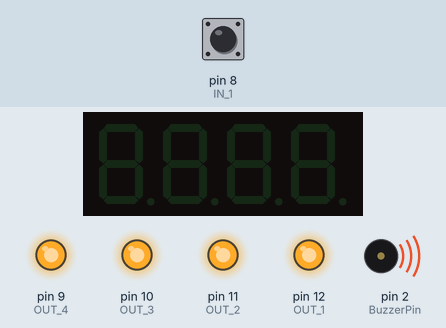
This sketch was run on a simulated Arduino Uno, built with avr-gcc and run on an emulated ATmega328P. Parts: 4-digit seven-segment display, output pins drawn as LEDs (lit = HIGH), buzzer (waves = sounding). The inputs (shaded band) are chosen by the test bench; at power-on: pin 8 (IN_1) HIGH.

Above: at 2.7 s.
2.8 s: pin 8 (IN_1) pulled LOW for 0.15 s
At 2.87 s:
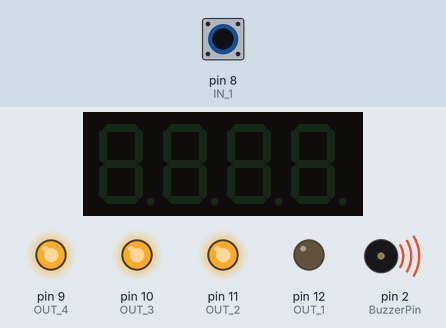
4.4 s: pin 8 (IN_1) pulled LOW for 3.2 s
At 8.2 s:
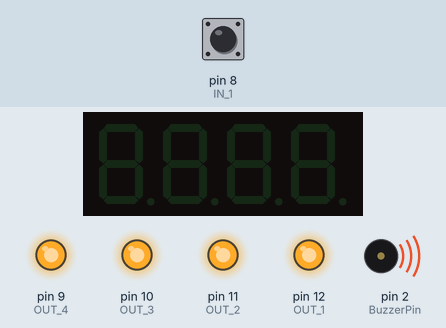
Timing chart, 0 to 9.7 s (numbered marks = the images above; inputs shaded):
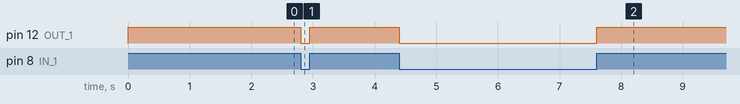

Measured:
- after the input at 2.8 s, pin 12 (OUT_1): HIGH → LOW at once, → HIGH 0.15 s later
- after the input at 4.4 s, pin 12 (OUT_1): HIGH → LOW at once, → HIGH 3.2 s later

The sketch:

plcdemo.ino
```cpp
#include "PLC.h"

PLC plc;

void setup() {
  // put your setup code here, to run once:

Serial.begin(9600); // open the serial port at 9600 bps:


plc.init();
delay(1500);//Delay to let system boot

}

void loop() {
  // put your main code here, to run repeatedly:

    plc.load(0);
    plc.out(200);


  // plc.loadnot(0);
  // plc.andnotload(200);
  // plc.timer(100,100);
  // plc.out(200);

  // plc.loadnot(0);
  // plc.andnotload(201);
  // plc.timer(101,50);
  // plc.out(201);

  // plc.loadnot(0);
  // plc.andnotload(202);
  // plc.timer(102,150);
  // plc.out(202);

  // plc.loadnot(0);
  // plc.andnotload(203);
  // plc.timer(103,250);
  // plc.out(203);

  // plc.load(0);
  // plc.load(201);
  // plc.counter(900,10);
  // plc.load(900);
  // plc.func(147,25);

  /************************   and circuit 2   ***********************/

  // plc.load(0);
  // plc.orload(200);
  // andload(1);
  // andnotload(2);
  // plc.out(200);

  /************************   Multiple output circuit 1   ***********************/

  // load(0);
  // out(200);
  // andnotload(1);
  // out(201);
  // andload(2);
  // out(202);


  /************************   10 saniye timer    ***********************/
  // plc.loadnot(200);
  // plc.timer(100,100);
  // plc.out(200);
  // load(100);
  // func(147,25);


  /************************   buton ile 5 e kadar counter    ***********************/
  // plc.load(0);
  // load(1);
  // plc.load(200);
  // plc.counter(900,5);
  // plc.out(201);
  // plc.load(900);
  // plc.func(147,25);

}
```

PLC.cpp
```cpp
#include "PLC.h"
#include "TM1637.h"

static int digits[4] ;
TM1637 tm1637(CLK,DIO);

PLC::PLC(){};

void PLC::init()
{

pinMode(OUT_1, OUTPUT);
pinMode(OUT_2, OUTPUT);
pinMode(OUT_3, OUTPUT);
pinMode(OUT_4, OUTPUT);
digitalWrite(OUT_1,HIGH);
digitalWrite(OUT_2,HIGH);
digitalWrite(OUT_3,HIGH);
digitalWrite(OUT_4,HIGH);
pinMode(IN_1, INPUT_PULLUP);
pinMode(IN_2, INPUT_PULLUP);
pinMode(IN_3, INPUT_PULLUP);
pinMode(IN_4, INPUT_PULLUP);

tone(BuzzerPin,262);

tm1637.init();
tm1637.set(BRIGHT_TYPICAL);
}


void PLC::reset()
{

  last_relay = 0;
  last_data = 0;
  current_relay = 0;
  current_data = 0;


  last_load = 0;
}


int* PLC::get_digits(uint32_t value)
{

  digits[0] = value/1000;
  digits[1] = value/100 - digits[0]*10;
  digits[2] = value/10 - digits[0]*100 - digits[1]*10;
  digits[3] = value - digits[0]*1000 - digits[1]*100 - digits[2]*10;
  return digits;
}

uint32_t PLC::get_data(uint32_t relay_number,bool old=false)
{
  int *res = get_digits(relay_number);

  last_relay = current_relay;
  current_relay = relay_number;
  switch(res[1])
  {
    case 0:
    if (old == true){return inputs[res[3]][3];}
    current_data = !digitalRead(inputs[res[3]][1]);
    set_data(relay_number);
    return current_data;
    break;
    case 1:
    if (old == true){return timers[res[3]][2];}
    return timers[res[3]][1];
    break;
    case 2:
    if (old == true){return output_relays[res[3]][3];}
    return output_relays[res[3]][2];
    break;
    case 3:
    break;
    case 4:
    if (old == true){return internal_relays[res[3]][2];}
    return internal_relays[res[3]][1];
    break;
    case 8:
    if (old == true){return data_register[res[3]][2];}
    return data_register[res[3]][1];
    break;
    case 9:
    if (old == true){return counters[res[3]][2];}
    return counters[res[3]][1];
    break;
  }

  return 1;
}

void PLC::set_data(uint32_t relay_number)
{
  int *res = get_digits(relay_number);

  switch(res[1])
  {
    case 0:
    if (current_data != inputs[res[3]][2]) {
      inputs[res[3]][3] = inputs[res[3]][2];
      inputs[res[3]][2] = current_data;
      }
    break;
    case 1:
    if (current_data != timers[res[3]][1]) {
      timers[res[3]][2] = timers[res[3]][1];
      timers[res[3]][1] = current_data;
      }
    break;
    case 2:
    if (current_data==1) {digitalWrite(output_relays[res[3]][1],LOW);}
    else {digitalWrite(output_relays[res[3]][1],HIGH);}
    if (current_data != output_relays[res[3]][2]) {
      output_relays[res[3]][3] = output_relays[res[3]][2];
      output_relays[res[3]][2] = current_data;
      }
    break;
    case 3:
    break;
    case 4:
    if (current_data != internal_relays[res[3]][1]) {
      internal_relays[res[3]][2] = internal_relays[res[3]][1];
      internal_relays[res[3]][1] = current_data;
      }
    break;
    case 8:
    if (current_data != data_register[res[3]][1]) {
      data_register[res[3]][2] = data_register[res[3]][1];
      data_register[res[3]][1] = current_data;
      }
    break;
    case 9:
    if (current_data != counters[res[3]][1]) {
      counters[res[3]][2] = counters[res[3]][1];
      counters[res[3]][1] = current_data;
      }
    break;
  }

}

void PLC::display(uint32_t value)
{
  int *res = get_digits(value);
  tm1637.display(0,res[0]);
  tm1637.display(1,res[1]);
  tm1637.display(2,res[2]);
  tm1637.display(3,res[3]);
}

void PLC::out(uint32_t relay_number)
{
  set_data(relay_number);
}

uint32_t PLC::__and(uint32_t f,uint32_t s)
{
  if ((f == 1) && (s == 1)){return 1;}
  else{return 0;}
}

uint32_t PLC::__or(uint32_t f,uint32_t s)
{
  if ((f == 1) || (s == 1)){return 1;}
  else{return 0;}
}

uint32_t PLC::__not(uint32_t f) {return !f;}

void PLC::load(uint32_t select_relay)
{
  last_data = current_data;
  current_data = get_data(select_relay);
  last_load = current_data;
}
void PLC::loadnot(uint32_t select_relay)
{
  load(select_relay);
  last_load = __not(last_load);
  current_data = last_load;
}


void PLC::orload(uint32_t select_relay)
{
  uint32_t temp_load = last_load;
  load(select_relay);
  last_load = __or(temp_load,last_load);
  current_data = last_load;
}

void PLC::andload(uint32_t select_relay)
{
  uint32_t temp_load = last_load;
  load(select_relay);
  last_load = __and(temp_load,last_load);
  current_data = last_load;
}

void PLC::andnotload(uint32_t select_relay)
{
  uint32_t temp_load = last_load;
  loadnot(select_relay);
  last_load = __and(temp_load,last_load);
  current_data = last_load;
}

void PLC::ornotload(uint32_t select_relay)
{
  uint32_t temp_load = last_load;
  loadnot(select_relay);
  last_load = __or(temp_load,last_load);
  current_data = last_load;
}


void PLC::func(uint32_t func_relay,int func_number)
{

  switch(func_relay)
  {
    case 147:
      switch(func_number)
      {
          case 18: // increment
          current_data = get_data(current_relay);
          current_data +=1;
          if ((current_data <0) || (current_data>9999)) {current_data = 0;}
          set_data(current_relay);
          break;
          case 19: // decrement
          current_data = get_data(current_relay);
          current_data -=1;
          if ((current_data <0) || (current_data>9999)) {current_data = 0;}
          set_data(current_relay);
          break;
          case 20: // store data
          set_data(current_relay);
          break;
          case 25: // display
          display(current_data);
          break;
      }


    break;
    default:
    break;
  }
}

void PLC::counter(int counter_relay_number , uint32_t preset_value,bool latch=true)
{
  int reset = last_data;
  int pulse = current_data;
  int old_pulse =0;
  if (latch == true) {old_pulse = get_data(current_relay,true);}

  load(counter_relay_number);
  if (reset == 1) {current_data = 0 ;func(147,20);}
  else if ((pulse == 1)&&(old_pulse == 0)) {func(147,18);func(147,20);}

  load(counter_relay_number);
  if (current_data == preset_value) {current_data = 1;}
  else if (current_data > preset_value) {current_data = 0 ;func(147,20);}
  else {current_data=0;}


}


unsigned long PLC::get_timer_ts(uint32_t timer_number)
{
  if (timer_number == 100) return Timer1;
  else if (timer_number == 101) return Timer2;
  else if (timer_number == 102) return Timer3;
  else if (timer_number == 103) return Timer4;
}
void PLC::set_timer_ts(uint32_t timer_number , unsigned long ts)
{
  if (timer_number == 100) Timer1 = ts;
  else if (timer_number == 101) Timer2 = ts;
  else if (timer_number == 102) Timer3 = ts;
  else if (timer_number == 103) Timer4 = ts;
}

void PLC::timer(uint32_t timer_number , uint32_t preset_value)
{

  // int reset = get_data(current_relay,true);
  int pulse = last_load;
  // Serial.println(pulse);

  load(timer_number);
  if (pulse == 0) {current_data = 0 ;func(147,20);}
  else if ((pulse == 1)) {
    unsigned long timer_ts = get_timer_ts(timer_number);
    if (millis()- timer_ts>100){
      func(147,18);func(147,20);
      set_timer_ts(timer_number,millis());
    }}

  load(timer_number);
  if (current_data >= preset_value) {current_data = 1;}
  else {current_data=0;}


}

void PLC::print_debug()
{
  // Serial.println("====");
  // Serial.print("RELAY -> ");
  // Serial.print(current_relay);
  // Serial.print(" BOOL -> ");
  // Serial.print(current_data);
  // Serial.println("\n----");
  Serial.print("inputs -> ");
  load(0);
  Serial.print(current_data);
  load(1);
  Serial.print(current_data);
  load(2);
  Serial.print(current_data);
  load(3);
  Serial.println(current_data);
  Serial.print("outputs -> ");
  load(200);
  Serial.print(current_data);
  load(201);
  Serial.print(current_data);
  load(202);
  Serial.print(current_data);
  load(203);
  Serial.println(current_data);
}
```

PLC.h
```cpp
#ifndef PLC_h   /* Include guard */
#define PLC_h
#include <Arduino.h>
#include <inttypes.h>

#define OUT_1 12
#define OUT_2 11
#define OUT_3 10
#define OUT_4 9
#define IN_1 8
#define IN_2 7
#define IN_3 6
#define IN_4 5
#define CLK 3//Pins for TM1637
#define DIO 4
#define BuzzerPin 2

class PLC
{
  public:
    int entry = 4321;
    // bool pin_value = false;
    uint32_t last_relay;
    uint32_t last_data;
    uint32_t current_relay;
    uint32_t current_data;
    unsigned long StartTime = 0;
    unsigned long Timer1 = 0;
    unsigned long Timer2 = 0;
    unsigned long Timer3 = 0;
    unsigned long Timer4 = 0;


    uint32_t last_load = 0;


    int inputs[4][4] = {{0,8,0,0},{1,7,0,0},{2,6,0,0},{3,5,0,0}};
    int func_relays[1] = {147};
    uint32_t timers[4][3] = {{100,0,0},{101,0,0},{102,0,0},{103,0,0}};
    int output_relays[4][4] = {{200,12,0,0},{201,11,0,0},{202,10,0,0},{203,9,0,0}};
    int internal_relays[4][3] = {{400,0,0},{401,0,0},{402,0,0},{403,0,0}};
    uint32_t data_register[4][3] = {{800,0,0},{801,0,0},{802,0,0},{803,0,0}};
    uint32_t counters[4][3] = {{900,0,0},{901,0,0},{902,0,0},{903,0,0}};

    PLC(void);
    void init(void);
    void reset(void);
    unsigned long get_timer_ts(uint32_t timer_number);
    void set_timer_ts(uint32_t timer_number , unsigned long ts);
    void print_debug(void);
    void timer(uint32_t timer_number , uint32_t preset_value);
    void counter(int counter_relay_number , uint32_t preset_value,bool latch=true);
    void func(uint32_t func_relay,int func_number);
    void ornotload(uint32_t select_relay);
    void andnotload(uint32_t select_relay);
    void andload(uint32_t select_relay);
    void orload(uint32_t select_relay);
    void loadnot(uint32_t select_relay);
    void load(uint32_t select_relay);
    uint32_t __not(uint32_t f);
    uint32_t __or(uint32_t f,uint32_t s);
    uint32_t __and(uint32_t f,uint32_t s);
    void out(uint32_t relay_number);
    void display(uint32_t value);
    void set_data(uint32_t relay_number);
    uint32_t get_data(uint32_t relay_number,bool old=false);
    int* get_digits(uint32_t value);

};


#endif //
```
